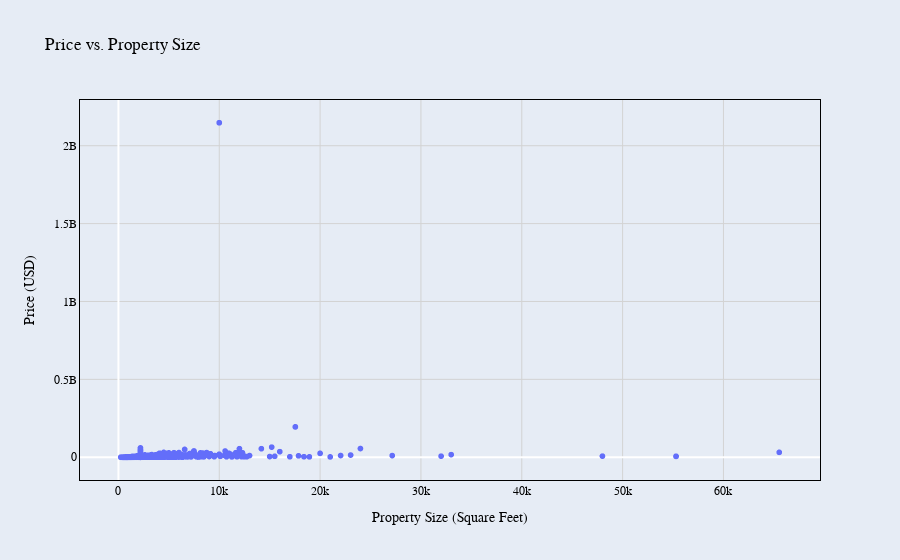

Notebook cell for this chart:
### Code cell
import plotly.express as px

# Scatter plot for Price vs. Property Size with design enhancements
fig_scatter = px.scatter(data, x='PROPERTYSQFT', y='PRICE', title='Price vs. Property Size')

# Update layout for a better visual design
fig_scatter.update_layout(
    plot_bgcolor='rgba(230, 236, 245, 1)',  # Set a light blue color background
    paper_bgcolor='rgba(230, 236, 245, 1)',  # Set a light blue paper background
    xaxis_title="Property Size (Square Feet)",
    yaxis_title="Price (USD)",
    font=dict(
        family="Arial, sans-serif",
        size=12,
        color="black"
    )
)

fig_scatter.update_xaxes(
    showline=True,
    showgrid=True,
    linecolor='black',
    gridcolor='lightgrey',
    mirror=True
)

fig_scatter.update_yaxes(
    showline=True,
    showgrid=True,
    linecolor='black',
    gridcolor='lightgrey',
    mirror=True
)

# Display the updated plot
fig_scatter.show()

### Figure 1 — Plotly figure (JSON) as saved in the notebook; plotly's stock layout.template omitted (floating-point values rounded to 4 significant figures; data arrays with more than 128 entries replaced by an {"elided": "..."} marker saying what was removed)
{"data": [{"hovertemplate": "PROPERTYSQFT=%{x}<br>PRICE=%{y}<extra></extra>", "legendgroup": "", "marker": {"color": "#636efa", "symbol": "circle"}, "mode": "markers", "name": "", "showlegend": false, "type": "scattergl", "x": {"elided": "6409 float values"}, "xaxis": "x", "y": {"elided": "6409 int values"}, "yaxis": "y"}], "layout": {"font": {"color": "black", "family": "Arial, sans-serif", "size": 12}, "legend": {"tracegroupgap": 0}, "paper_bgcolor": "rgba(230, 236, 245, 1)", "plot_bgcolor": "rgba(230, 236, 245, 1)", "title": {"text": "Price vs. Property Size"}, "xaxis": {"anchor": "y", "domain": [0, 1], "gridcolor": "lightgrey", "linecolor": "black", "mirror": true, "showgrid": true, "showline": true, "title": {"text": "Property Size (Square Feet)"}}, "yaxis": {"anchor": "x", "domain": [0, 1], "gridcolor": "lightgrey", "linecolor": "black", "mirror": true, "showgrid": true, "showline": true, "title": {"text": "Price (USD)"}}}}
